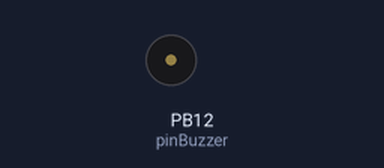
A sketch run on a simulated STM32 Blue Pill. Shown: buzzer (waves = sounding).

Above: at 0.5 s.
At 3.12 s:
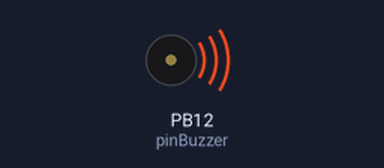
Timing chart, 0 to 3.5 s (numbered marks = the images above):
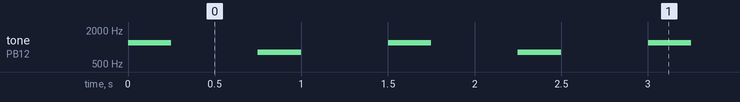

The sketch:

buzzer.ino
```cpp
/**
  Creative DIY Microcontroller Projects with C, published by Packt
  Chapter 13: COVID-19 two-meter distance meter.
  Programming a piezoelectric buzzer.
  By Pedro Santana
  Ver. 1
  April, 2021
*/

const int pinBuzzer = PB12;

void setup() { }

void loop()
{
  tone(pinBuzzer, 1200);
  delay(250);

  noTone(pinBuzzer);
  delay(500);

  tone(pinBuzzer, 800);
  delay(250);

  noTone(pinBuzzer);
  delay(500);
}
```

Measured:
- by itself, tone on PB12 (pinBuzzer): repeats every 1.5 s: silent 0.50 s, 800 Hz 0.25 s, silent 0.50 s, 1200 Hz 0.25 s
